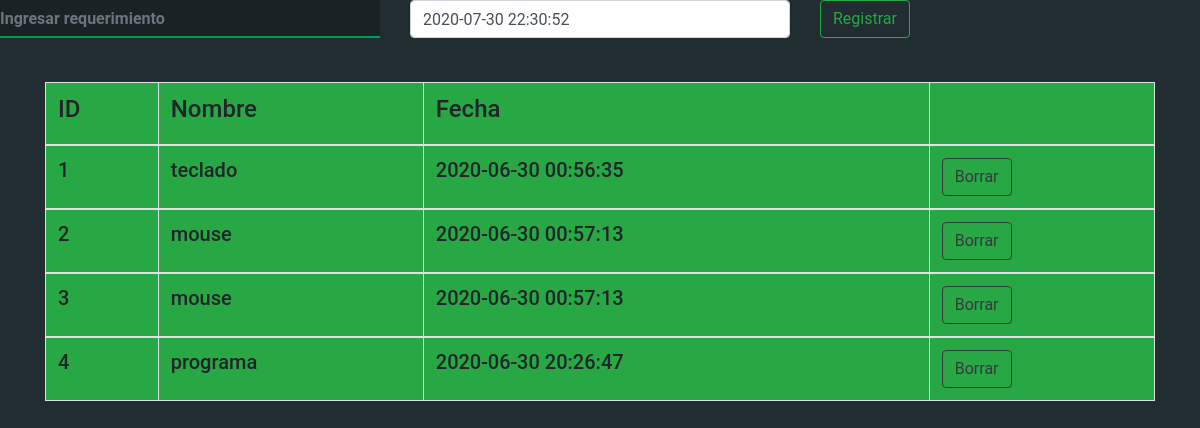
/ingrereque.php, run on the app's committed database.
### tables this page shows
CREATE TABLE `requerimientos` (
  `id_requeri` int(11) NOT NULL,
  `nombre` varchar(45) NOT NULL,
  `fecha` timestamp NOT NULL DEFAULT current_timestamp()
);

### ingrereque.php (called while the page is built, shortened)
<?php
include 'requeri.php';
?>

### requetabla.php (the view, shortened to what this page needs)
<?php
$conexion=mysqli_connect('localhost','root','','estadias');
?>
<!DOCTYPE html>
<html>
  <head>
     <meta name="viewport" content="width=device-width, user-scalable=no, initial-scale=1.0, maximum-scale=1.0, minimum-scale=1.0"><link rel='stylesheet' href='https://stackpath.bootstrapcdn.com/bootstrap/4.3.1/css/bootstrap.min.css'>
     <link rel='stylesheet' href='https://cdnjs.cloudflare.com/ajax/libs/font-awesome/5.10.2/css/all.css'><link rel="stylesheet" href="./style.css">
  </head>
  <body>
      <div class="container">
          <div class="row">
              <div class="col">
              <table class="table table-striped table-bordered">
              <thead>
          <tr class="bg-success">
              <td><h4>ID</h4></td>
              <td><h4>Nombre</h4></td>
              <td><h4>Fecha</h4></td>
              <td><h4></h4></td>
          </tr>
              </thead>
          <?php
          $sql="SELECT * FROM requerimientos
          ";
          $result=mysqli_query($conexion,$sql);
          while($mostrar=mysqli_fetch_array($result)){
          ?>
          <tbody>
          <tr class="bg-success">
              <td><h5><?php echo $mostrar['id_requeri'] ?></h5></td>
              <td><h5><?php echo $mostrar['nombre'] ?></h5></td>
              <td><h5><?php echo $mostrar['fecha'] ?></h5></td>
              <td><input type="submit" value="Borrar" class="btn btn-outline-dark"></td>
          </tr>
          </tbody>
          <?php
          }
          ?>
      </table>
              </div>
          </div>
      </div>
  </body>
</html>

### requeri.php (shortened to what this page needs)
<!DOCTYPE html>
<html>
  <head>
     <meta name="viewport" content="width=device-width, user-scalable=no, initial-scale=1.0, maximum-scale=1.0, minimum-scale=1.0"><link rel='stylesheet' href='https://stackpath.bootstrapcdn.com/bootstrap/4.3.1/css/bootstrap.min.css'>
     <link rel='stylesheet' href='https://cdnjs.cloudflare.com/ajax/libs/font-awesome/5.10.2/css/all.css'><link rel="stylesheet" href="./style.css">
  </head>
  <body>
      <?php
          $fecha_actual=date("Y-m-d H:i:s");
      ?>
      <form action="ingrereque.php" method="POST" accept-charset="utf-8">
          <div class="row">
          <div class="col">
          <input type="text" name="nombre" placeholder="Ingresar requerimiento" class="form-control">
          </div>
          <br>
          <div class="col">
          <input type="datetime" name="fecha" value="<?= $fecha_actual?>" class="form-control">
          </div>
          <br>
          <div class="col">
          <input type="submit" name="ingresar" value="Registrar" class="btn btn-outline-success">
          </div>
          </div>
      </form>
      <br>
      <?php include 'requetabla.php'?>
  </body>
</html>

### style.css (style rules this page uses)
body { background: #222D32; font-family: 'Roboto', sans-serif; }
input[type=text] { background-color: #1A2226; border: none; border-bottom: 2px solid #039C56; border-top: 0px; border-radius: 0px; font-weight: bold; outline: 0; margin-bottom: 20px; padding-left: 0px; color: #ECF0F5; }

### data on the page
requerimientos: id_requeri "1", nombre "teclado", fecha "2020-06-30 00:56:35"
requerimientos: id_requeri "2", nombre "mouse", fecha "2020-06-30 00:57:13"
requerimientos: id_requeri "3", nombre "mouse", fecha "2020-06-30 00:57:13"
requerimientos: id_requeri "4", nombre "programa", fecha "2020-06-30 20:26:47"
